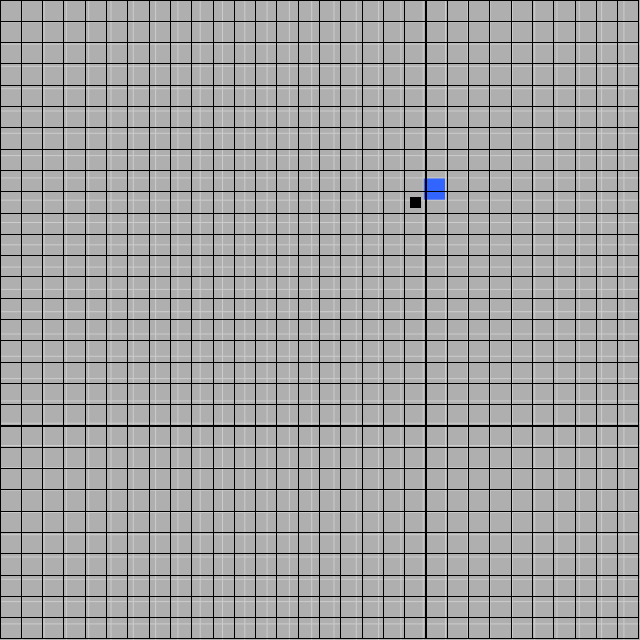
Frame 1 (no input)
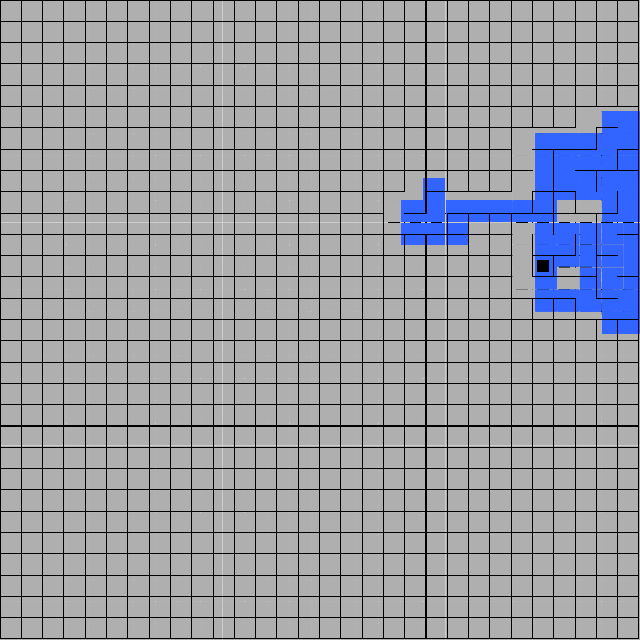
Frame 60 (the mouse pressed at the canvas centre just before this capture)
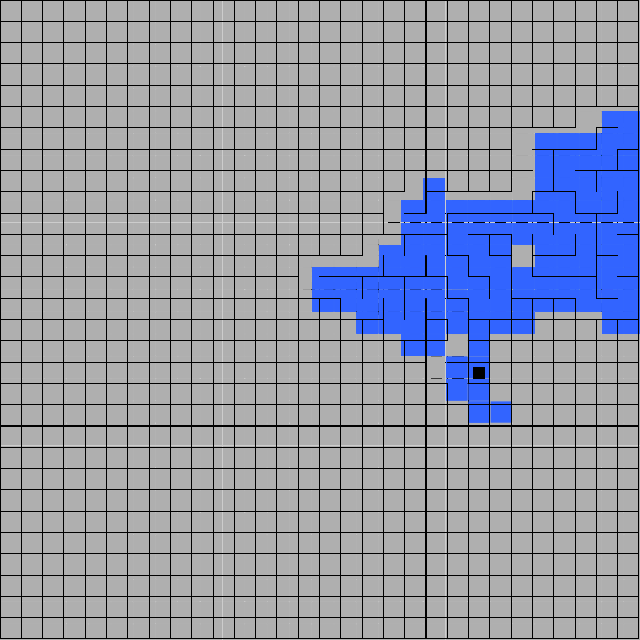
Frame 120 (the mouse held since frame 60 and released just before this capture)

The Processing sketch that drew these frames (run headless with seeded random() and noise(); from frame 60 on, the mouse is pressed at the canvas centre):

// Processing sketch: MazeGenerator
// ── MazeGenerator.pde
Cell[][] grid;

Cell current;
ArrayList<Cell> stack;

boolean complete;

PVector player;

void setup() {
  size(640, 640);

  grid = new Cell[30][30];
  for (int x = 0; x < grid.length; x++) {
    for (int y = 0; y < grid[x].length; y++) {
      grid[x][y] = new Cell(x, y, (width-1)/float(grid.length), (height-1)/float(grid[x].length));
    }
  }

  player = new PVector(round(random(grid.length-1)), round(random(grid[0].length-1)));

  current = grid[int(player.x)][int(player.y)];
  current.visited = true;

  stack = new ArrayList<Cell>();
}

void draw() {
  for (int x = 0; x < grid.length; x++) {
    for (int y = 0; y < grid[x].length; y++) {
      grid[x][y].display();
    }
  }

  current.update();

  fill(complete ? 255 : 0);
  rect((current.x+0.25)*current.w, (current.y+0.25)*current.h, current.w*0.5, current.h*0.5);

  if (complete)
    current = grid[int(player.x)][int(player.y)];
}

void keyPressed() {
  if (complete) {
    if (keyCode == RIGHT && player.x < grid.length-1 && !current.walls[0])
      player.x++;

    if (keyCode == DOWN && player.y < grid[int(player.x)].length-1 && !current.walls[1])
      player.y++;

    if (keyCode == LEFT && player.x > 0 && !current.walls[2])
      player.x--;

    if (keyCode == UP && player.y > 0 && !current.walls[3])
      player.y--;

    current = grid[int(player.x)][int(player.y)];
  }
}

// ── Cell.pde
class Cell {
  int x;
  int y;

  float w;
  float h;

  boolean[] walls = {true, true, true, true};
  boolean visited;

  Cell(int _x, int _y, float _w, float _h) {
    x = _x;
    y = _y;

    w = _w;
    h = _h;
  }

  void display() {
    noStroke();
    if (visited)
      fill(50, 100, 255);
    else
      fill(175);

    rect(x*(w+1), y*(h+1), w, h);

    stroke(0);
    if (walls[0])
      line(x*w+w, y*w, x*w+w, y*w+w);
    if (walls[1])
      line(x*w, y*w+w, x*w+w, y*w+w);
    if (walls[2])
      line(x*w, y*w, x*w, y*w+w);
    if (walls[3])
      line(x*w, y*w, x*w+w, y*w);
  }

  void update() {
    if (!complete) {
      ArrayList<Cell> neighbors = new ArrayList<Cell>();

      if (x-1 >= 0 && !grid[x-1][y].visited)
        neighbors.add(grid[x-1][y]);

      if (x+1 < grid.length && !grid[x+1][y].visited)
        neighbors.add(grid[x+1][y]);

      if (y-1 >= 0 && !grid[x][y-1].visited)
        neighbors.add(grid[x][y-1]);

      if (y+1 < grid[x].length && !grid[x][y+1].visited)
        neighbors.add(grid[x][y+1]);

      if (neighbors.size() > 0) {
        Cell next = neighbors.get(round(random(neighbors.size()-1)));

        stack.add(next);
        current.removeWalls(next);
        current = next;

        current.visited = true;
      } else if (stack.size() > 1) {
        current = stack.get(stack.size()-2);
        stack.remove(current);
      } else {
        complete = true;
      }
    }
  }

  void removeWalls(Cell next) {
    if (next.x > x) {
      walls[0] = false;
      next.walls[2] = false;
    }

    if (next.x < x) {
      walls[2] = false;
      next.walls[0] = false;
    }

    if (next.y > y) {
      walls[1] = false;
      next.walls[3] = false;
    }

    if (next.y < y) {
      walls[3] = false;
      next.walls[1] = false;
    }
  }
}
